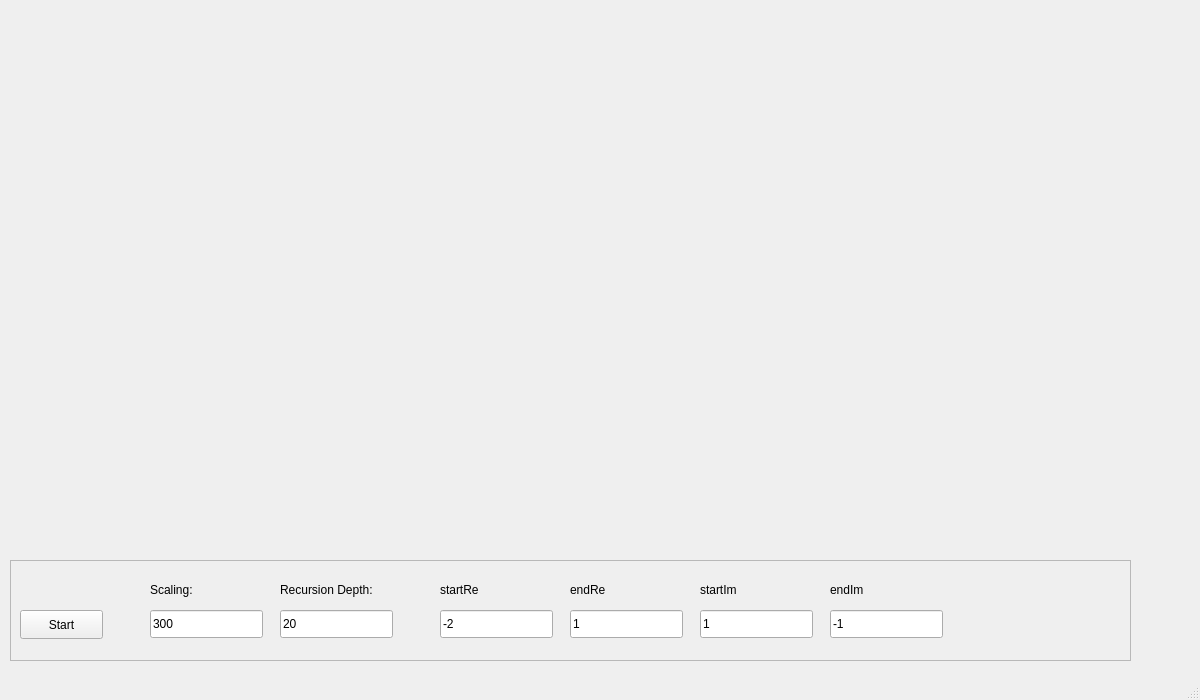
<?xml version="1.0" encoding="UTF-8"?>
<ui version="4.0">
 <class>MainWindow</class>
 <widget class="QMainWindow" name="MainWindow">
  <property name="geometry">
   <rect>
    <x>0</x>
    <y>0</y>
    <width>1200</width>
    <height>700</height>
   </rect>
  </property>
  <property name="windowTitle">
   <string>Mandelbrotmenge Qt</string>
  </property>
  <widget class="QWidget" name="centralwidget">
   <widget class="QFrame" name="frame">
    <property name="geometry">
     <rect>
      <x>10</x>
      <y>560</y>
      <width>1121</width>
      <height>101</height>
     </rect>
    </property>
    <property name="frameShape">
     <enum>QFrame::StyledPanel</enum>
    </property>
    <property name="frameShadow">
     <enum>QFrame::Raised</enum>
    </property>
    <widget class="QPushButton" name="startButton">
     <property name="geometry">
      <rect>
       <x>10</x>
       <y>50</y>
       <width>83</width>
       <height>29</height>
      </rect>
     </property>
     <property name="text">
      <string>Start</string>
     </property>
    </widget>
    <widget class="QLabel" name="label">
     <property name="geometry">
      <rect>
       <x>140</x>
       <y>20</y>
       <width>63</width>
       <height>20</height>
      </rect>
     </property>
     <property name="text">
      <string>Scaling:</string>
     </property>
    </widget>
    <widget class="QLineEdit" name="scalingEdit">
     <property name="geometry">
      <rect>
       <x>140</x>
       <y>50</y>
       <width>113</width>
       <height>28</height>
      </rect>
     </property>
     <property name="text">
      <string>300</string>
     </property>
    </widget>
    <widget class="QLabel" name="label_2">
     <property name="geometry">
      <rect>
       <x>270</x>
       <y>20</y>
       <width>121</width>
       <height>20</height>
      </rect>
     </property>
     <property name="text">
      <string>Recursion Depth:</string>
     </property>
    </widget>
    <widget class="QLineEdit" name="recursionEdit">
     <property name="geometry">
      <rect>
       <x>270</x>
       <y>50</y>
       <width>113</width>
       <height>28</height>
      </rect>
     </property>
     <property name="text">
      <string>20</string>
     </property>
    </widget>
    <widget class="QLabel" name="label_3">
     <property name="geometry">
      <rect>
       <x>560</x>
       <y>20</y>
       <width>121</width>
       <height>20</height>
      </rect>
     </property>
     <property name="text">
      <string>endRe</string>
     </property>
    </widget>
    <widget class="QLineEdit" name="endReEdit">
     <property name="geometry">
      <rect>
       <x>560</x>
       <y>50</y>
       <width>113</width>
       <height>28</height>
      </rect>
     </property>
     <property name="text">
      <string>1</string>
     </property>
    </widget>
    <widget class="QLineEdit" name="startReEdit">
     <property name="geometry">
      <rect>
       <x>430</x>
       <y>50</y>
       <width>113</width>
       <height>28</height>
      </rect>
     </property>
     <property name="text">
      <string>-2</string>
     </property>
    </widget>
    <widget class="QLabel" name="label_4">
     <property name="geometry">
      <rect>
       <x>430</x>
       <y>20</y>
       <width>63</width>
       <height>20</height>
      </rect>
     </property>
     <property name="text">
      <string>startRe</string>
     </property>
    </widget>
    <widget class="QLabel" name="label_5">
     <property name="geometry">
      <rect>
       <x>690</x>
       <y>20</y>
       <width>63</width>
       <height>20</height>
      </rect>
     </property>
     <property name="text">
      <string>startIm</string>
     </property>
    </widget>
    <widget class="QLineEdit" name="startImEdit">
     <property name="geometry">
      <rect>
       <x>690</x>
       <y>50</y>
       <width>113</width>
       <height>28</height>
      </rect>
     </property>
     <property name="text">
      <string>1</string>
     </property>
    </widget>
    <widget class="QLineEdit" name="endImEdit">
     <property name="geometry">
      <rect>
       <x>820</x>
       <y>50</y>
       <width>113</width>
       <height>28</height>
      </rect>
     </property>
     <property name="text">
      <string>-1</string>
     </property>
    </widget>
    <widget class="QLabel" name="label_6">
     <property name="geometry">
      <rect>
       <x>820</x>
       <y>20</y>
       <width>121</width>
       <height>20</height>
      </rect>
     </property>
     <property name="text">
      <string>endIm</string>
     </property>
    </widget>
   </widget>
  </widget>
  <widget class="QMenuBar" name="menubar">
   <property name="geometry">
    <rect>
     <x>0</x>
     <y>0</y>
     <width>1200</width>
     <height>25</height>
    </rect>
   </property>
  </widget>
  <widget class="QStatusBar" name="statusbar"/>
 </widget>
 <resources/>
 <connections/>
</ui>
